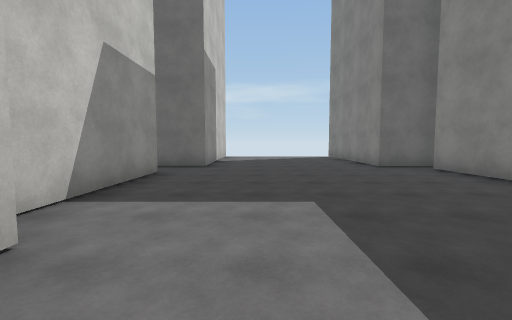
View 1 (above)

20 first-person views from a walk through a Unity game level. The camera is 1.4 m above the floor, tilts 4° down and sees 90° across. The floor is counted in squares, 2 m on a side. Each view is taken from the middle of a square. On the plan, view 1 faces up. The plan holds only what a view shows up to about 9 squares ahead; the rest is blank. The place goes on beyond the plan. The player is left out. Surface patterns are stand-ins for the level's own textures.

View 2
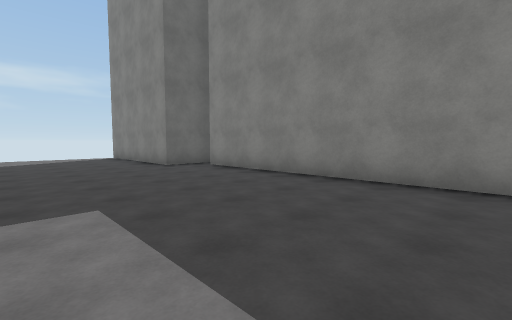

View 3
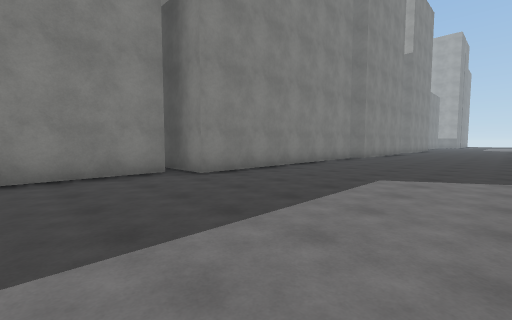

View 4
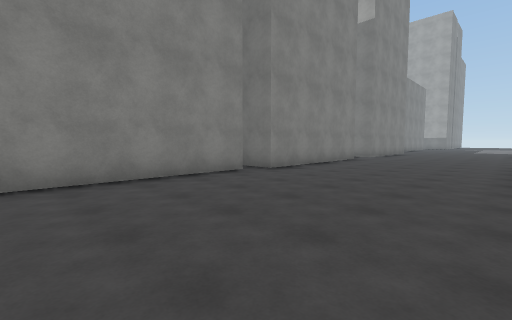

View 5
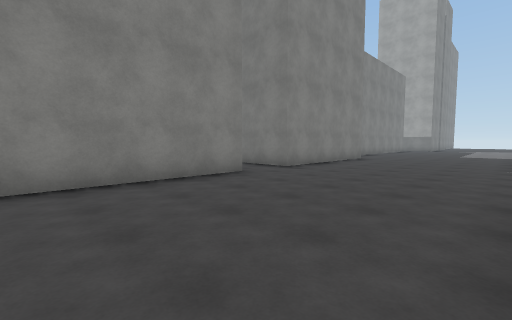

View 6
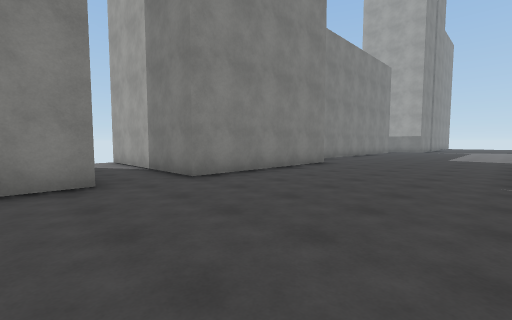

View 7
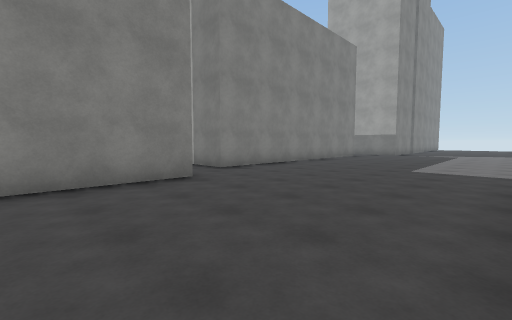

View 8
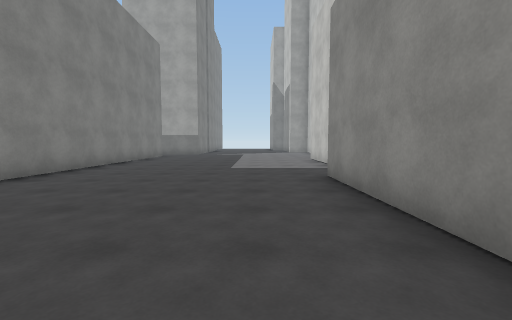

View 9
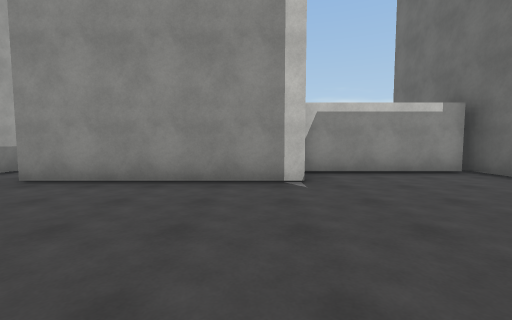

View 10
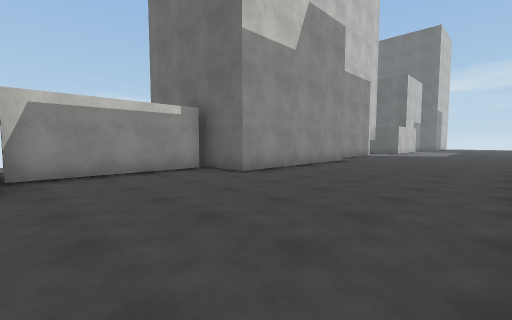

View 11
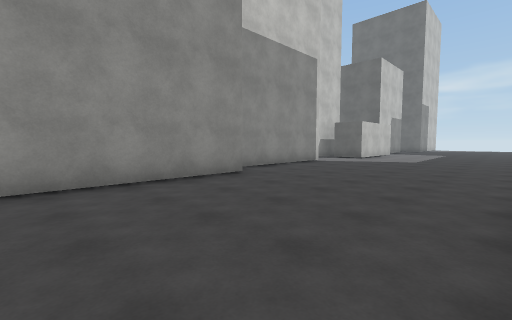

View 12
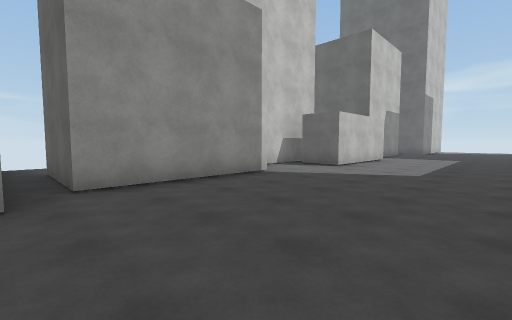

View 13
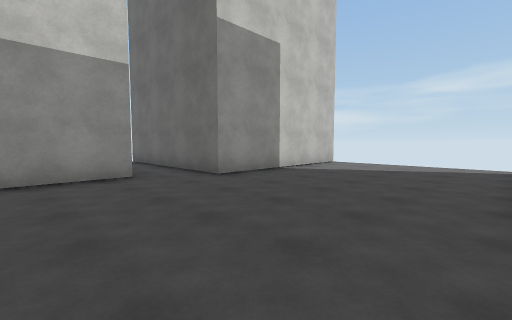

View 14
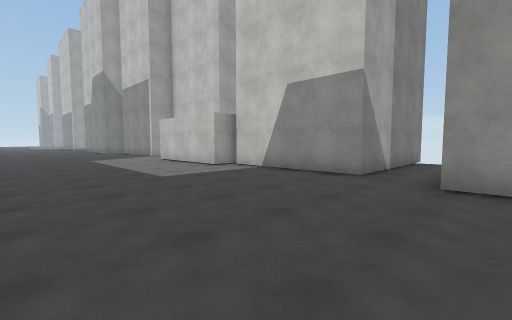

View 15
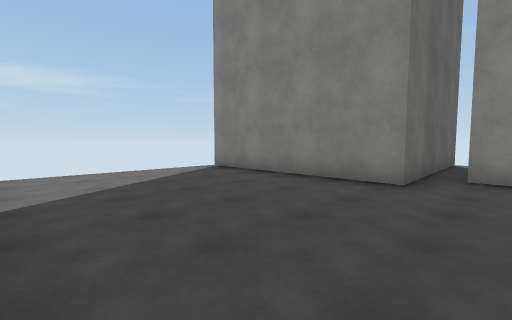

View 16
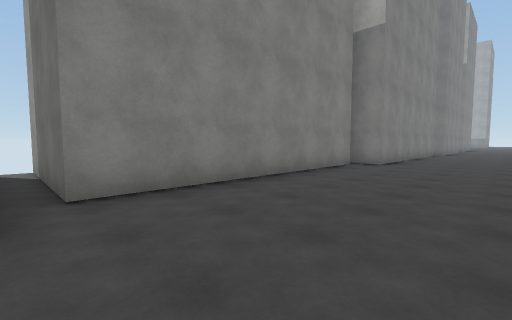

View 17
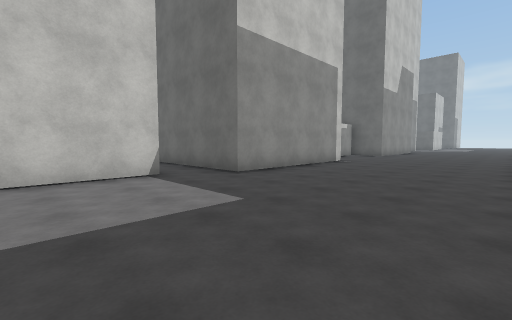

View 18
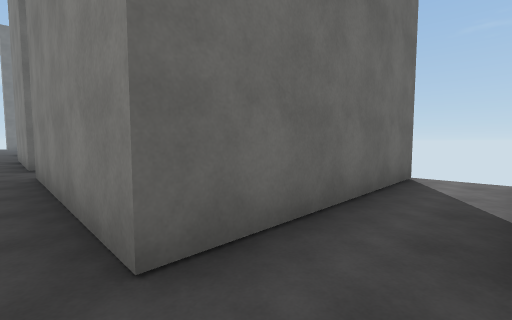

View 19
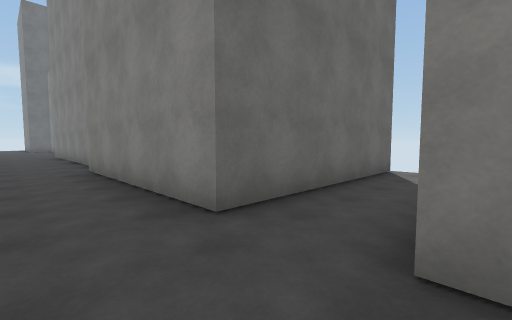

View 20
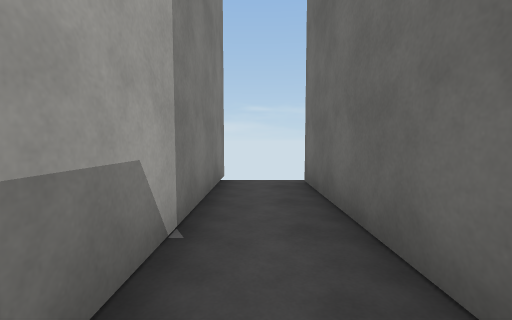

### Floor plan
Points are (right, up) in squares from view 1. A wall is a line through its corners. A room is listed if a view was taken in it or the views show most of it. See-through windows are left out.
Room 1 (views 1, 2, 3, 4, 5, 6, 7, 8, 9, 10, 11, 12, 13, 14, 15, 16, 17, 18, 19, 20)
walls: (-1.4, -8.9) (-1.4, -14) (-3.4, -14); (3.8, -8.4) (3.8, -1.1) (5.6, -1.1); (-2.2, -4.4) (-2.2, -8.3); (-2.8, -14.2) (-2.8, -18); (4.5, -0.8) (4.5, 6.5) (8.5, 6.5); (8.5, -14) (3.5, -14) (3.5, -9); (-2.5, 1.7) (-1.4, 1.7) (-1.4, -2) (-2.9, -2); (-1.4, -18.1) (-1.4, -23.1) (-6.5, -23.1); (8.5, -20.7) (3.5, -20.7) (3.5, -15.7) (8.5, -15.7); (-7.1, 5.8) (-2.2, 5.8) (-2.2, 1.9); (-2.2, -24.6) (-2.2, -27.1); (8.5, 7.2) (3.5, 7.2) (3.5, 12.2); (-7.1, -24.6) (-2.5, -24.6); (4.5, -27.1) (4.5, -22.2) (6, -22.2); (-1.4, 12.4) (-1.4, 7.2) (-6.5, 7.2)
ways out: opening at (-3, -1.5); gap at (-7, 6)

Where each view was taken, in squares from view 1:
view 1: 0 up, 0 right, facing up
view 2: 0 up, 0 right, facing up-right
view 3: 2 up, 1 left, facing down-right
view 4: 4 down, 1 left, facing down-right
view 5: 10 down, 1 left, facing down-right
view 6: 13 down, 1 left, facing down-right
view 7: 18 down, 1 left, facing down-right
view 8: 18 down, 0 right, facing down
view 9: 19 down, 3 right, facing left
view 10: 18 down, 3 right, facing up-left
view 11: 13 down, 3 right, facing up-left
view 12: 9 down, 2 right, facing up-left
view 13: 4 up, 3 right, facing up-left
view 14: 8 up, 3 right, facing down-left
view 15: 6 up, 1 left, facing up-right
view 16: 7 up, 1 right, facing down-right
view 17: 27 down, 3 right, facing up-left
view 18: 22 down, 3 right, facing up-right
view 19: 16 down, 2 right, facing up-right
view 20: 24 down, 2 left, facing left
